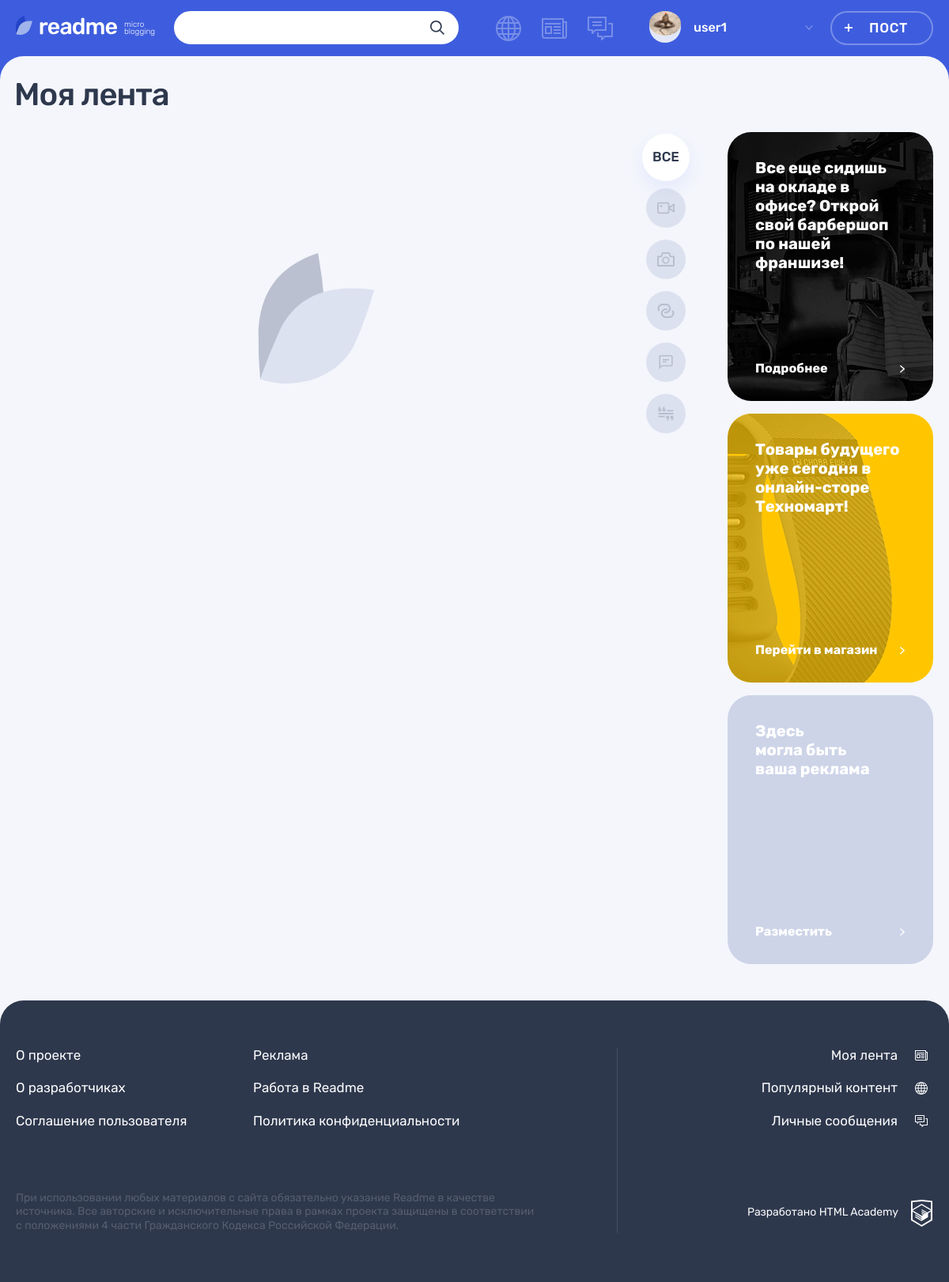
The page /feed.php?con=all (signed in) on the database as committed earlier.
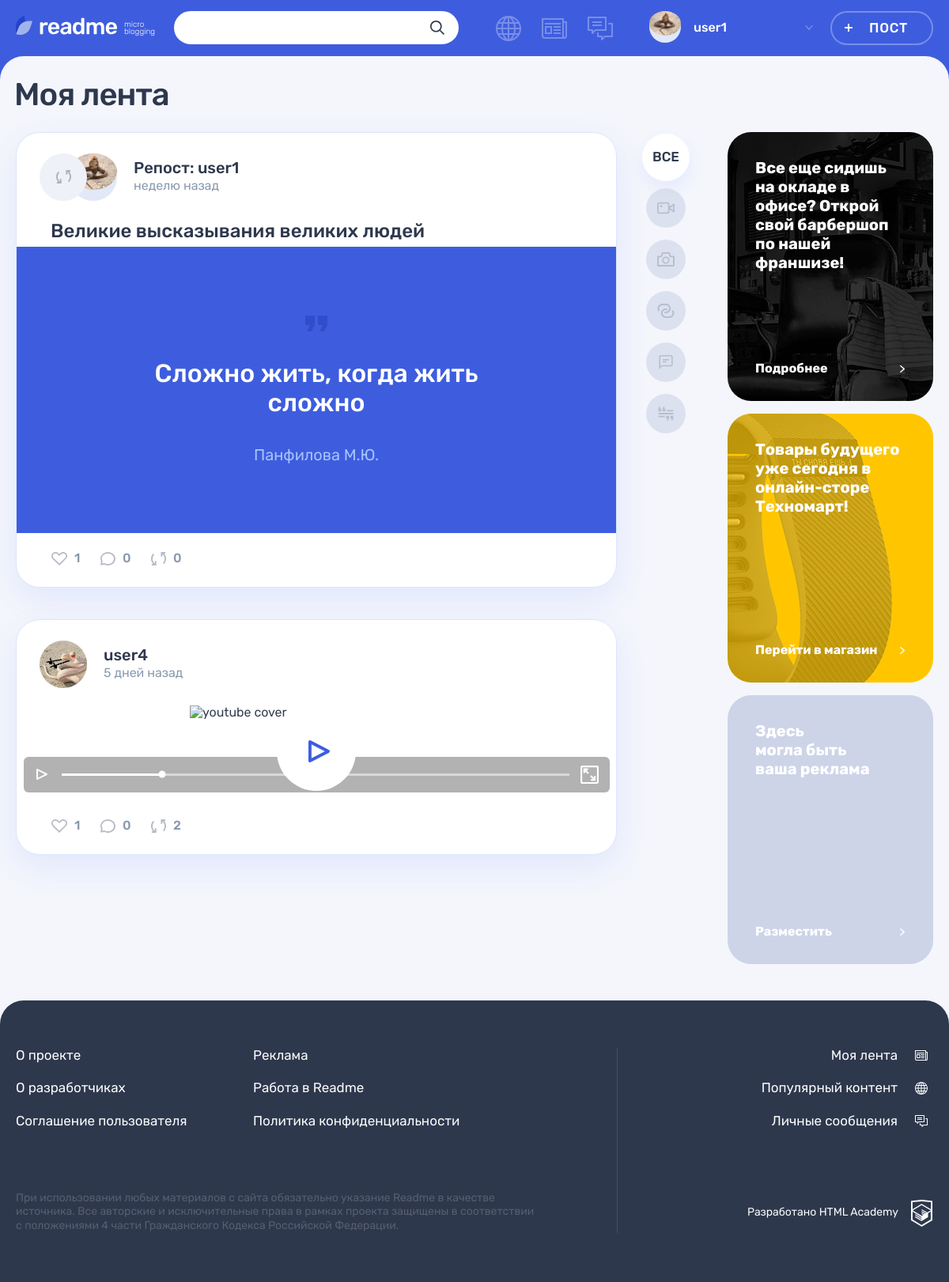
The same page on the database as committed later.
### tables this page shows
CREATE TABLE `content_type` (
  `class_name` varchar(145) NOT NULL,
  `name` varchar(145) NOT NULL
);

CREATE TABLE `posts` (
  `id` int NOT NULL,
  `date_created` datetime NOT NULL DEFAULT CURRENT_TIMESTAMP,
  `title` varchar(245) NOT NULL,
  `content` varchar(1024) NOT NULL,
  `views` int NOT NULL DEFAULT '0',
  `author` int NOT NULL,
  `content_type` varchar(145) NOT NULL,
  `quote_author` varchar(245) DEFAULT NULL,
  `repost` tinyint(1) NOT NULL DEFAULT '0',
  `original_author` int DEFAULT NULL COMMENT 'Only if the post is a repost',
  `original_post_id` int DEFAULT NULL COMMENT 'Only if post is a repost'
);

CREATE TABLE `users` (
  `id` int NOT NULL,
  `login` varchar(64) NOT NULL,
  `password` varchar(245) NOT NULL,
  `email` varchar(100) NOT NULL,
  `reg_date` datetime NOT NULL DEFAULT CURRENT_TIMESTAMP,
  `profile_pic` varchar(245) DEFAULT NULL
);

### core/helpers.php (called while the page is built, shortened)
<?php
function include_template($name, array $data = [])
{
    $name = 'templates/' . $name;
    extract($data);
    require $name;
    $result = ob_get_clean();
    return $result;
}
function ago($date){
    $minute = 60;
    $hour = 3600;
    $day = 86400;
    $week = 86400 * 7;
    $month = 31536000 / 12;
    $year = 31536000;
    $dif = time() - strtotime($date);
    if($dif < $minute){
        return "совсем недавно";
    } elseif($dif < $week){
        $dif = intval($dif/$day);
        if($dif == 1){
            return "1 день";
        } elseif($dif < 5){
            return $dif." дня";
        } else{
            return $dif." дней";
        }
    } elseif($dif < $month){
        $dif = intval($dif/$week);
        if($dif == 1){
            return "неделю";
        } elseif($dif < 5){
            return $dif." недели";
        } else{
            return $dif." недель";
        }
    }
}

### templates/pages/feed-template.php (the view, shortened to what the rows shown need)
<main class="page__main page__main--feed">
      <div class="container">
        <h1 class="page__title page__title--feed">Моя лента</h1>
      </div>
      <div class="page__main-wrapper container">
        <section class="feed">
          <div class="feed__main-wrapper">
            <div class="feed__wrapper">
            <?php foreach($posts as $post):
                  $postDisplay = include_template("post-on-page-template.php", [
                      'post' => $post,
                      'page' => $page
                  ]);
                  print($postDisplay);
              endforeach;?>
            </div>
          </div>
          <ul class="feed__filters filters">
            <?php foreach($cats as $cat): ?>
              <li class="popular__filters-item filters__item">
                  <a class="filters__button filters__button--<?=$cat['class_name']?> filters__button<?=$pageCat == $cat['class_name']?'--active': ''?>"
                      href="feed.php?con=<?=$cat['class_name']?>">
                      <svg class="filters__icon" width="22" height="18">
                          <use xlink:href="#icon-filter-<?=$cat['class_name']?>"></use>
                      </svg>
                  </a>
              </li>
            <?php endforeach; ?>
          </ul>
        </section>
      </div>
    </main>

### templates/post-on-page-template.php (shortened to what the rows shown need)
<article class="<?=$page?>__post post post-<?=$post['content_type']?>">
    <?php switch($page):
        case('popular'):?>
        <? break;
        default: ?>
            <?if(!$post['repost']):?>
                <header class="post__header post__author">
                    <a class="post__author-link" href="profile.php?id=<?=$post['author']?>&par=posts" title="Автор">
                        <div class="post__avatar-wrapper">
                            <img class="post__author-avatar" src="<?=$post['profile_pic']?>" alt="Аватар пользователя" width="60" height="60">
                        </div>
                        <div class="post__info">
                            <b class="post__author-name"><?=$post['login']?></b>
                            <span class="post__time"><?=ago($post['date_created'])?> назад</span>
                        </div>
                    </a>
                </header>
            <?php else:?>
                <div class="post__author">
                    <a class="post__author-link" href="profile.php?id=<?=$post['author']?>&par=posts" title="Автор">
                        <div class="post__avatar-wrapper post__avatar-wrapper--repost">
                            <img class="post__author-avatar" src="<?=$post['original_author']['profile_pic']?>" alt="Аватар пользователя">
                        </div>
                        <div class="post__info">
                            <b class="post__author-name">Репост: <?=($post['original_author']['login'])?></b>
                            <time class="post__time" datetime="<?=$post['date_created']?>"><?=ago($post['date_created'])?> назад</time>
                        </div>
                    </a>
                </div>
            <?php endif;?>
        <?php break;
    endswitch;?>
    <div class="post__main">
        <?php if ($page != 'popular' && $post['repost']):?>
            <h2><?=$post['title']?></h2>
        <?php endif; ?>
        <?php switch($post['content_type']):
            case('quote'):?>
                    <blockquote>
                        <p>
                            <?= $post['content'] ?>
                        </p>
                        <cite><?= $post['quote_author'] ?></cite>
                    </blockquote>
            <?php break; ?>
            <?php case('video'):?>
                <div class="post-video__block">
                    <div class="post-video__preview">
                    </div>
                    <?php if($page != 'popular'):?>
                        <div class="post-video__control">
                            <button class="post-video__play post-video__play--paused button button--video" type="button"><span class="visually-hidden">Запустить видео</span></button>
                            <div class="post-video__scale-wrapper">
                                <div class="post-video__scale">
                                    <div class="post-video__bar">
                                        <div class="post-video__toggle"></div>
                                    </div>
                                </div>
                            </div>
                            <button class="post-video__fullscreen post-video__fullscreen--inactive button button--video" type="button"><span class="visually-hidden">Полноэкранный режим</span></button>
                        </div>
                    <?php endif;?>
                    <button class="post-video__play-big button" type="button">
                        <svg class="post-video__play-big-icon" width="27" height="28">
                            <use xlink:href="#icon-video-play-big"></use>
                        </svg>
                    </button>
                </div>
            <?php break;
            case('text'):?>
        <?php endswitch;?>
    </div>
    <footer class="post__footer">
            <div class="post__indicators">
                <div class="post__buttons">
                    <form action="add-like.php">
                        <button class="post__indicator post__indicator--likes button" type="submit">
                            <svg class="post__indicator-icon" width="20" height="17">
                                <use xlink:href="#icon-heart"></use>
                            </svg>
                            <span><?=$post['likes_num']?></span>
                        </button>
                    </form>
                    <form action="#">
                        <button class="post__indicator post__indicator--comments button" title="Комментарии">
                            <svg class="post__indicator-icon" width="19" height="17">
                                <use xlink:href="#icon-comment"></use>
                            </svg>
                            <span><?=$post['comments_num']?></span>
                        </button>
                    </form>
                    <form action="repost.php">
                        <button class="post__indicator post__indicator--repost button" type="submit"title="Репост">
                        <svg class="post__indicator-icon" width="19" height="17">
                            <use xlink:href="#icon-repost"></use>
                        </svg>
                        <span><?=$post['repost_num']?></span>
                        </button>
                    </form>
                </div>
            </div>
    </footer>
</article>

Rows that differ between the two databases and show on the page:
added posts: repost 1 (drawn), users.profile_pic (picture), date_created "неделю", title "Великие высказывания великих людей", content "Сложно жить, когда жить сложно", quote_author "Панфилова М.Ю.", likes_num "1", comments_num "0", repost_num "0"
now on this page (row unchanged): users: login "user1"
added posts: repost 0 (drawn), users.profile_pic (picture), date_created "5 дней", likes_num "1", comments_num "0", repost_num "2"
added users: login "user4"
